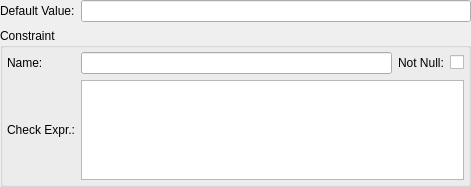
<?xml version="1.0" encoding="UTF-8"?>
<ui version="4.0">
 <class>DomainWidget</class>
 <widget class="QWidget" name="DomainWidget">
  <property name="geometry">
   <rect>
    <x>0</x>
    <y>0</y>
    <width>471</width>
    <height>187</height>
   </rect>
  </property>
  <layout class="QGridLayout" name="domain_grid">
   <property name="leftMargin">
    <number>0</number>
   </property>
   <property name="topMargin">
    <number>0</number>
   </property>
   <property name="rightMargin">
    <number>0</number>
   </property>
   <property name="bottomMargin">
    <number>0</number>
   </property>
   <item row="0" column="0">
    <widget class="QLabel" name="def_value_lbl">
     <property name="text">
      <string>Default Value:</string>
     </property>
    </widget>
   </item>
   <item row="0" column="1">
    <widget class="QLineEdit" name="def_value_edt"/>
   </item>
   <item row="1" column="0" colspan="2">
    <widget class="QGroupBox" name="constraint_gb">
     <property name="title">
      <string>Constraint</string>
     </property>
     <layout class="QGridLayout" name="gridLayout">
      <property name="leftMargin">
       <number>4</number>
      </property>
      <property name="topMargin">
       <number>4</number>
      </property>
      <property name="rightMargin">
       <number>4</number>
      </property>
      <property name="bottomMargin">
       <number>4</number>
      </property>
      <item row="0" column="0">
       <widget class="QLabel" name="constr_name_lbl">
        <property name="text">
         <string>Name:</string>
        </property>
       </widget>
      </item>
      <item row="0" column="1">
       <widget class="QLineEdit" name="constr_name_edt"/>
      </item>
      <item row="0" column="2">
       <widget class="QLabel" name="not_null_lbl">
        <property name="text">
         <string>Not Null:</string>
        </property>
       </widget>
      </item>
      <item row="0" column="3">
       <widget class="QCheckBox" name="not_null_chk">
        <property name="text">
         <string/>
        </property>
       </widget>
      </item>
      <item row="1" column="0">
       <widget class="QLabel" name="check_expr_lbl">
        <property name="text">
         <string>Check Expr.:</string>
        </property>
       </widget>
      </item>
      <item row="1" column="1" colspan="3">
       <widget class="QPlainTextEdit" name="check_expr_txt">
        <property name="sizePolicy">
         <sizepolicy hsizetype="Expanding" vsizetype="Preferred">
          <horstretch>0</horstretch>
          <verstretch>0</verstretch>
         </sizepolicy>
        </property>
        <property name="minimumSize">
         <size>
          <width>0</width>
          <height>50</height>
         </size>
        </property>
        <property name="maximumSize">
         <size>
          <width>16777215</width>
          <height>16777215</height>
         </size>
        </property>
        <property name="verticalScrollBarPolicy">
         <enum>Qt::ScrollBarAsNeeded</enum>
        </property>
        <property name="horizontalScrollBarPolicy">
         <enum>Qt::ScrollBarAsNeeded</enum>
        </property>
       </widget>
      </item>
     </layout>
    </widget>
   </item>
  </layout>
 </widget>
 <resources/>
 <connections/>
</ui>
